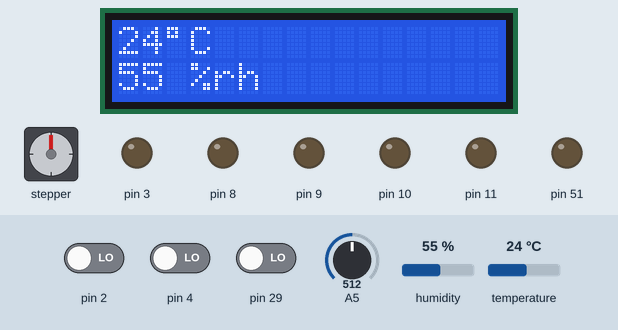
The sketch below on a simulated Arduino Mega 2560, built with avr-gcc and run on an emulated ATmega2560. On the bench: 16×2 character LCD, stepper motor, output pins drawn as LEDs (lit = HIGH). Inputs (shaded band) come from the test bench; at power-on: A5 = 512, pin 2 LOW, pin 29 LOW, humidity 55 %, pin 4 LOW, temperature 24 °C. The local clock reads 2024-03-15 10:24:30 at power-on unless the sketch sets it; stepper angles assume 2048 steps per turn; what the sketch prints to the serial monitor is not drawn.

Above: at 1.2 s.
1.3 s: A5 set to 105
6.0 s: A5 set to 93
At 7.8 s:
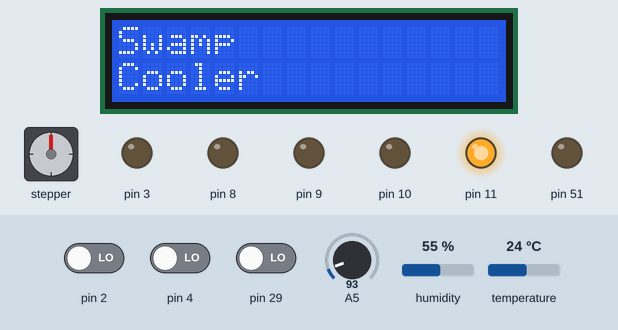
9.9 s: pin 2 driven HIGH
At 10.7 s:
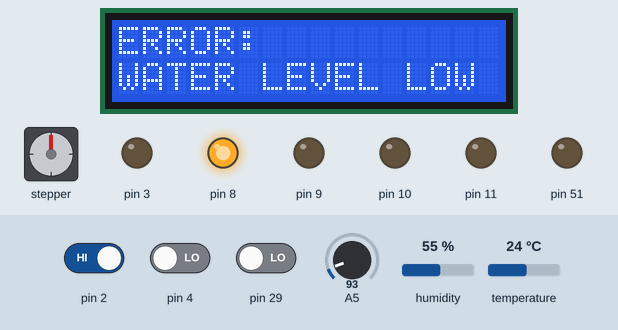
13.5 s: pin 29 driven HIGH
At 15.8 s:
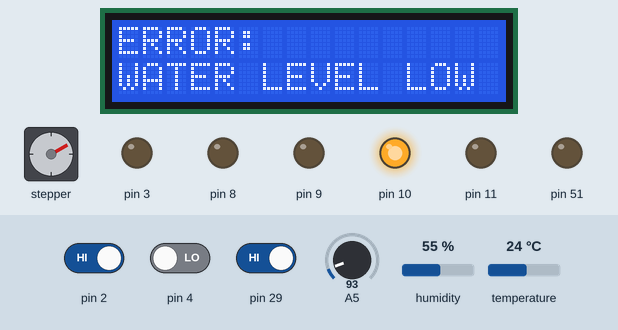
16.4 s: A5 set to 110
At 19.4 s:
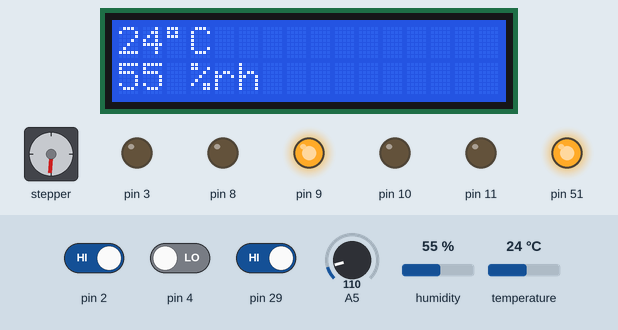
19.9 s: humidity set to 22 %
At 24.7 s:
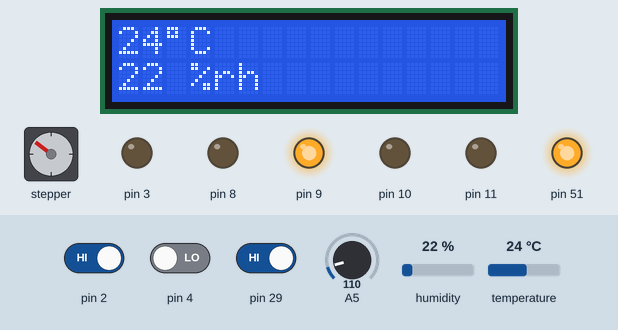
Timing chart, 0 to 27.1 s (numbered marks = the images above; inputs shaded):
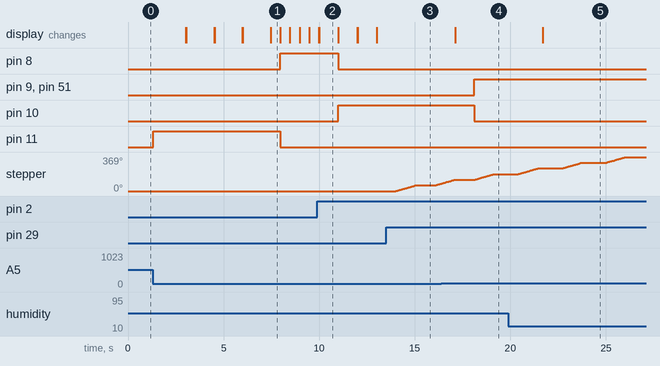

The sketch:

Swamp_Cooler_Final.ino
```cpp
//David Riede
//Final Project Spring 2024
//CPE 301.1001
//April 28, 2024

//DHT
#include <dht.h>
#define dht_apin 7


dht DHT;


//Stepper Moter
#include <Stepper.h>
int motorSpeed = 10;
Stepper myStepper(2048, 22, 23, 24, 25);


//LCD
#include <LiquidCrystal.h>
const int RS = 12, EN = 6, D4 = 38, D5 = 37, D6 = 36, D7 = 35;
LiquidCrystal lcd(RS, EN, D4, D5, D6, D7);


//UART
volatile unsigned char *myUCSR0A  = 0xC0;
volatile unsigned char *myUCSR0B  = 0xC1;
volatile unsigned char *myUCSR0C  = 0xC2;
volatile unsigned int  *myUBRR0   = 0xC4;
volatile unsigned char *myUDR0    = 0xC6;

 #define RDA 0x80
 #define TBE 0x20


//Pin 8, 9, 10, 11 are the LED's
//PH
volatile unsigned char* port_h = (unsigned char*) 0x102;
volatile unsigned char* ddr_h  = (unsigned char*) 0x101;
//PB
volatile unsigned char* port_b = (unsigned char*) 0x25;
volatile unsigned char* ddr_b  = (unsigned char*) 0x24;


//ADC
volatile unsigned char* my_ADMUX = (unsigned char*) 0x7C;
volatile unsigned char* my_ADCSRB = (unsigned char*) 0x7B;
volatile unsigned char* my_ADCSRA = (unsigned char*) 0x7A;
volatile unsigned int* my_ADC_DATA = (unsigned int*) 0x78;

//PE
volatile unsigned char* ddr_e  = (unsigned char*) 0x2D;
volatile unsigned char* pin_e  = (unsigned char*) 0x2C;
volatile unsigned char* port_e = (unsigned char*) 0x2E;

//PG
volatile unsigned char* ddr_g  = (unsigned char*) 0x33;
volatile unsigned char* pin_g  = (unsigned char*) 0x32;

//PF
volatile unsigned char* ddr_f  = (unsigned char*) 0x2F;

//PA (A0, A1, A2, A3)
volatile unsigned char* ddr_a  = (unsigned char*) 0x21;
volatile unsigned char* port_a = (unsigned char*) 0x22;
volatile unsigned char* pin_a  = (unsigned char*) 0x20;

//PC
volatile unsigned char* pin_c  = (unsigned char*) 0x26;
volatile unsigned char* ddr_c  = (unsigned char*) 0x27;
//Clock
#include "RTClib.h"
RTC_DS1307 rtc;

//Lights
//Red ( water level low)
bool warningLight = 0;

//Blue ( Fan On)
bool fanOnLight = 0;

//Yellow( Fan off)
bool fanOffLight = 0;

//Green (Water levels right)
bool allClearLight = 0;

int resval = 0;
int aSig = 5;

bool resetButton = 0;


bool x = false;
bool buttonNew = 0;
bool buttonOld = 0;
bool fanState = 0;

//States
bool Disabled = 0;
bool Idle = 0;
bool Running = 0;
bool Error = 0;


void setup() {
  //Start
  U0Init(9600);

  myStepper.setSpeed(motorSpeed);


  lcd.begin(16, 2);


  //Initializing ADC
  adc_init();

  //setting INPUTS
  *ddr_e &= 0xEF;

  *ddr_g &= 0xF7;
  *ddr_g &= 0xBF;
  *ddr_a &= 0x7F;
  //*ddr_f &= 0xDF;


  //setting OUPUTS
  *ddr_h |= 0x01 << 5;
  *ddr_h |= 0x01 << 6;

  *ddr_b |= 0x01 << 4;
  *ddr_b |= 0x01 << 5;
  *ddr_b |= 0x01 << 2;

  *ddr_e |= 0x01 << 5;
  *ddr_a &= 0x0F;
}

void loop() {

  int temp = DHT.temperature;
  toggleOn();
   unsigned int result = adc_read(aSig);
  water_monitor(result);
  changeState(result);
  fan();
  lightControl();
  motorControl();
  reset();
  checkTime();
  lcd.clear();


}

void U0Init(int U0baud)
{
  unsigned long FCPU = 16000000;
  unsigned int tbaud;
  tbaud = (FCPU / 16 / U0baud - 1);
  // Same as (FCPU / (16 * U0baud)) - 1;
  *myUCSR0A = 0x20;
  *myUCSR0B = 0x18;
  *myUCSR0C = 0x06;
  *myUBRR0  = tbaud;
}

void button() {
  if (*pin_e & 0x10) {
    buttonNew = 1;
  } else {
    buttonNew = 0;
  }

}

void toggleOn() {
  button();
  if (buttonOld == 0 && buttonNew == 1) {
    if (fanState == 0) {
      fanState = 1;
    } else if (fanState == 1) {
      fanState = 0;
    }
  }
  buttonOld = buttonNew;
  lcd.clear();
}


void adc_init()
{
  // setup the A register
  *my_ADCSRA |= 0b10000000; // set bit   7 to 1 to enable the ADC
  *my_ADCSRA &= 0b11011111; // clear bit 6 to 0 to disable the ADC trigger mode
  *my_ADCSRA &= 0b11110111; // clear bit 5 to 0 to disable the ADC interrupt
  *my_ADCSRA &= 0b11111000; // clear bit 0-2 to 0 to set prescaler selection to slow reading
  // setup the B register
  *my_ADCSRB &= 0b11110111; // clear bit 3 to 0 to reset the channel and gain bits
  *my_ADCSRB &= 0b11111000; // clear bit 2-0 to 0 to set free running mode
  // setup the MUX Register
  *my_ADMUX  &= 0b01111111; // clear bit 7 to 0 for AVCC analog reference
  *my_ADMUX  |= 0b01000000; // set bit   6 to 1 for AVCC analog reference
  *my_ADMUX  &= 0b11011111; // clear bit 5 to 0 for right adjust result
  *my_ADMUX  &= 0b11100000; // clear bit 4-0 to 0 to reset the channel and gain bits
}

unsigned int adc_read(unsigned char adc_channel_num)
{
  // clear the channel selection bits (MUX 4:0)
  *my_ADMUX  &= 0b11100000;
  // clear the channel selection bits (MUX 5)
  *my_ADCSRB &= 0b11110111;
  // set the channel number
  if (adc_channel_num > 7)
  {
    // set the channel selection bits, but remove the most significant bit (bit 3)
    adc_channel_num -= 8;
    // set MUX bit 5
    *my_ADCSRB |= 0b00001000;
  }
  // set the channel selection bits
  *my_ADMUX  += adc_channel_num;
  // set bit 6 of ADCSRA to 1 to start a conversion
  *my_ADCSRA |= 0x40;
  // wait for the conversion to complete
  while ((*my_ADCSRA & 0x40) != 0);
  // return the result in the ADC data register
  return *my_ADC_DATA;
}


void write_ph(unsigned char pin_num, bool state)
{
  if (state == 0)
  {
    *port_h &= ~(0x01 << pin_num);
  }
  else
  {
    *port_h |= 0x01 << pin_num;
  }
}

void write_pb(unsigned char pin_num, bool state)
{
  if (state == 0)
  {
    *port_b &= ~(0x01 << pin_num);
  }
  else
  {
    *port_b |= 0x01 << pin_num;
  }
}

void lightControl() {
  write_pb(5, allClearLight);
  write_pb(4, warningLight);
  write_ph(6, fanOnLight);
  write_ph(5, fanOffLight);
}

void water_monitor(int level) {
  int temp = DHT.temperature;
  if (fanState == 0 && level > 100 && (temp < 18|| temp >= 18)) {
    Disabled = 0;
    Idle = 1;
    Error = 0;
    Running = 0;
  } else if (fanState == 1 && level < 100 && temp >= 18) {
    Disabled = 0;
    Error = 1;
    Idle = 0;
    Running = 0;
  } else if (fanState == 1 && level > 100 && temp > 18) {
    Idle = 0;
    Running = 1;
    Error = 0;
    Disabled = 0;
  } else if (fanState == 0 && level < 100) {
    allClearLight = 0;
    Error = 0;
    Disabled = 1;
    Idle = 0;
    Running = 0;

  }
}
void timeMonitor(){
  char noon;

  DateTime now = rtc.now();
  char a = '0';
  char a1 = '0';
    charConverter(now.day(), a, a1);
    U0putchar('/');

    char m1 = '0';
    char m = '0';

    charConverter(now.month(), m, m1);
    U0putchar('/');

    char y[ ] = "2024";
    stringPrint(y, 4);
    U0putchar('\n');

    char h1 = '0';
    char h = '0';
    charConverter(now.hour(), h, h1);
    U0putchar(':');

    char i1;
    char i;
    charConverter(now.minute(), i, i1);
    U0putchar(':');

    char s1;
    char s;
    charConverter(now.second(), s, s1);
    U0putchar('\n');

    delay(200);
}

void motorControl() {
  if (*pin_a & 0x80) {
    myStepper.step(350);
  }


}

void display_temp_humid(){
  DHT.read11(dht_apin);
  int humid = DHT.humidity;
  int temp = DHT.temperature;
  lcd.clear();
  //print Temperature to the LCD
  lcd.setCursor(0,0);
  lcd.print(temp);
  lcd.print((char)223);
  lcd.print("C");

  //HUMIDITY
  lcd.setCursor(0, 1);
  lcd.print(humid);
  lcd.print(" %rh");
  delay(500);
  }

  void changeState(int lev){
    if(Disabled){
      fanOffLight = 1;
      lcd.setCursor(0,0);
      lcd.print("Swamp");
      lcd.setCursor(0,1);
      lcd.print("Cooler");
      //attachInterrupt(digitalPinToInterrupt(2). button, RISING);
      delay(500);
    }else if(Error){
      checkReset(lev);
      errorMessage();
      delay(500);
      warningLight = 1;
      fanOffLight = 0;
      allClearLight = 0;
      fanOnLight = 0;
    }else if(Idle){
      display_temp_humid();
      timeMonitor();
      delay(500);
      allClearLight = 1;
      fanOnLight = 0;
      warningLight = 0;

    }else if(Running){
      display_temp_humid();
      delay(500);
      //analogWrite(3, 500);
      fanOnLight = 1;
      warningLight = 0;
      fanOffLight = 0;
      allClearLight = 0;
    }
  }

  void reset() {
  if (*pin_g & 0x20) {
    resetButton = 1;
  } else {
    resetButton = 0;
  }

}


void checkReset(int water){
  if(resetButton){
    if(water > 100){
      Idle = 1;
      Error = 0;
      lcd.clear();
    }
  }
}

void errorMessage(){
  lcd.setCursor(0,0);
  lcd.print("ERROR:");
  lcd.setCursor(0,1);
  lcd.print("WATER LEVEL LOW");
  delay(500);
}

void fan(){
  if(Running){
    analogWrite(51, 500);
  }else{
    analogWrite(51, 0);
  }
}

unsigned char U0kbhit()
{
  //Check the RDA status bit, and return True if the bit is set, return False if the bit is clear.
  return (*myUCSR0A & RDA) ? 1 : 0;


}
//
// Read input character from USART0 input buffer
//
unsigned char U0getchar()
{
  //Return the character which has been received by the UART.
  return *myUDR0;
}
//
// Wait for USART0 (myUCSR0A) TBE to be set then write character to
// transmit buffer
//
void U0putchar(unsigned char U0pdata)
{
   while(!(*myUCSR0A & TBE));
    *myUDR0 = U0pdata;

}

void stringPrint(char string[ ], int a){
  for(int i = 0; i < a; i++){
    U0putchar(string[i]);
  }
}

void charConverter(int orignal, char d, char d1){
  d = '0';
  d1 = '0';
    if(orignal < 10){
      d = orignal + 48;
    }else if(orignal >= 10 && orignal < 20){
      d1 = '1';
      d = orignal + 38;
    }else if(orignal >= 20 && orignal < 30){
      d1 = '2';
      d = orignal + 28;
    }else if(orignal >= 30 && orignal < 40){
      d1 = '3';
      d = orignal + 18;
    }else if(orignal >= 40 && orignal < 50){
      d1 = '4';
      d = orignal + 8;
    }else if(orignal >= 50 && orignal < 60){
      d1 = '5';
      d = orignal - 2;
    }


    U0putchar(d1);
    U0putchar(d);
}

void checkTime(){
  if(Idle){
    stringPrint("Fan off", 7);
    U0putchar('\n');
    timeMonitor();
    U0putchar('\n');
  }else if(Running){
    stringPrint("Fan on", 6);
    U0putchar('\n');
    timeMonitor();
    U0putchar('\n');
  }
}
```

Measured:
- the behaviour switches between 100 and 99 on A5 (found by bisection; images 0 and 1)
- after the input at 6.0 s, pin 8: LOW → HIGH after 2.0 s; pin 11: HIGH → LOW after 2.0 s; the display: first differs from a run without the input after 1.5 s (image 1)
- after the input at 9.9 s, pin 8: HIGH → LOW after 1.1 s; pin 10: LOW → HIGH after 1.1 s; the display: first differs from a run without the input after 0.09 s (image 2)
- after the input at 13.5 s, stepper: turns 61° clockwise in 1.0 s, then 20° clockwise in 0.32 s
- after the input at 16.4 s, pin 9, pin 51: LOW → HIGH after 1.7 s; pin 10: HIGH → LOW after 1.7 s; the display: changes after 0.72 s (image 4)
- after the input at 19.9 s, the display: changes after 1.8 s (image 5)
- what the display in image 1 shows lasts 0.5 s, from 7.5 s to 8.0 s
